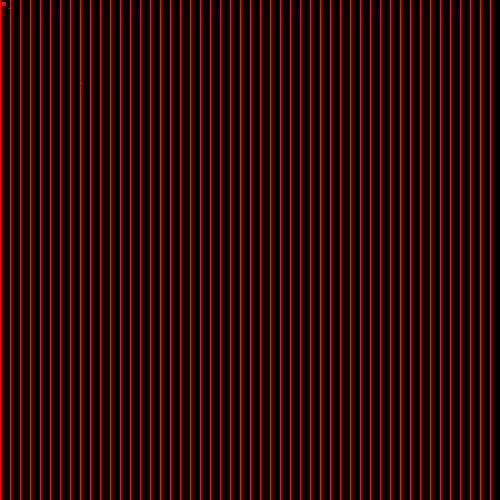
Frame 1 (no input)
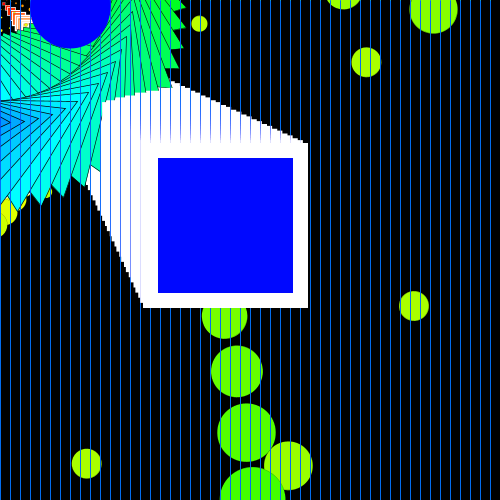
Frame 60 (the mouse pressed at the canvas centre just before this capture)
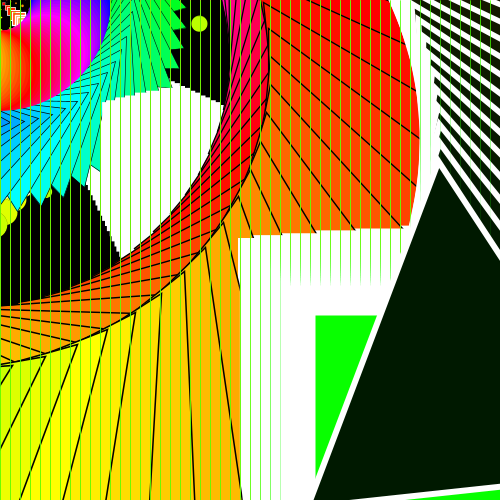
Frame 120 (the mouse held since frame 60 and released just before this capture)

The Processing sketch that drew these frames (run headless with seeded random() and noise(); from frame 60 on, the mouse is pressed at the canvas centre):

// Processing sketch: processing_113316
// ── processing_113316.pde

float angle = 0.0;
float hue = 0;
float timer = 0;


void setup()
{
  size(500, 500);
 

  colorMode(HSB, 360, 100, 100);  
  background(0);
  
}

void draw()
{
      
  
timer = timer + 0.0167;

  hue = hue + 2;
  fill(hue,100,100);
  if (hue >= 360)
  {
    hue = 0;
  }
   

  angle+= 0.05;
  if (angle > TWO_PI)
  angle = 0;
  for (int i = 0; i < width; i = i + 10)
  
  {   
    float percent = i / (float)width;
    stroke(hue,100,100 * 1);
    line(i,0,i,height); 
  }
  
  pushMatrix();
 //Phase 2
       if (timer > 5 && timer < 13)
       hue = hue + 100;
  fill(hue,100,100);
  if (hue >= 360)
  {
    hue = 0;
  }
       scale(angle, angle);
       stroke(#FFFFFF);
       strokeWeight(5);
       rect(50,50,50,50);       
popMatrix();
  
  
pushMatrix();
 //Phase 3
       if (timer > 9)
       
background(0);
fill(hue,100,10);

        translate(80,80);
        rotate(angle);
        scale(angle);
        rotate(radians(10));
        stroke(#FFFFFF);
        strokeWeight(1);
        triangle(30, 75, 58, 20, 86, 75);     
popMatrix();


  hue = hue + 1;
  fill(hue,hue,hue);
  if (hue >= 360)
  {
    hue = 0;
  }
  
  //Phasettwo
      if (timer > 5)

  //Circle
  translate(250,100);
  rotate(angle); 
  rotate(radians(150));
  noStroke();
  
  hue = hue + 1;
  fill(hue,100,100);
  if (hue >= 360) 
  hue = 0;
  
  ellipse(50,50,80,80);


  //Square
  pushMatrix();
  translate(50,50);
  rotate(angle);
  scale(angle);
  rotate(radians(10));
  stroke(0);
  strokeWeight(.3);
  rect(0, 50, 50, 50);
  popMatrix();
  
 
  //Triangle
  pushMatrix();
  translate(50,50);
  rotate(angle);
  scale(angle);
  rotate(radians(10));
  stroke(0);
  strokeWeight(.3);
  triangle(30, 75, 58, 20, 86, 75);
  popMatrix();




   //Dots
   rotate(radians(height * width));
   scale(angle, angle);
   stroke(0);
   strokeWeight(.01); 
   ellipse(0,250,30,30);
   

   
   rotate(radians(height * width));
   scale(angle, angle);
   stroke(0);
   strokeWeight(.01); 
   ellipse(25,250,30, 30);  
   
   

   
   rotate(radians(height * width));
   scale(angle, angle);
   stroke(0);
   strokeWeight(.01); 
   ellipse(50,250,30, 30);



   rotate(radians(height * width));
   scale(angle, angle);
   stroke(0);
   strokeWeight(.01); 
   ellipse(75,250,30, 30);  
         
   rotate(radians(height * width));
   scale(angle, angle);
   stroke(0);
   strokeWeight(.01); 
   ellipse(100,250,30, 30);
    
   rotate(radians(height * width));
   scale(angle, angle);
   stroke(0);
   strokeWeight(.01); 
   ellipse(125,250,30, 30); 
     
   rotate(radians(height * width));
   scale(angle, angle);
   stroke(0);
   strokeWeight(.01); 
   ellipse(150,250,30, 30);
   
   rotate(radians(height * width));
   scale(angle, angle);
   stroke(0);
   strokeWeight(.01); 
   ellipse(175,250,30, 30);  
     
   rotate(radians(height * width));
   scale(angle, angle);
   stroke(0);
   strokeWeight(.01); 
   ellipse(200,250,30, 30);
    
   rotate(radians(height * width));
   scale(angle, angle);
   stroke(0);
   strokeWeight(.01); 
   ellipse(225,250,30, 30); 
    
   rotate(radians(height * width));
   scale(angle, angle);
   stroke(0);
   strokeWeight(.01); 
   ellipse(250,250,30, 30);
   
   rotate(radians(height * width));
   scale(angle, angle);
   stroke(0);
   strokeWeight(.01); 
   ellipse(275,250,30, 30); 
     
   rotate(radians(height * width));
   scale(angle, angle);
   stroke(0);
   strokeWeight(.01); 
   ellipse(300,250,30, 30);
   
   rotate(radians(height * width));
   scale(angle, angle);
   stroke(0);
   strokeWeight(.01); 
   ellipse(325,250,30, 30); 
     
   rotate(radians(height * width));
   scale(angle, angle);
   stroke(0);
   strokeWeight(.01); 
   ellipse(350,250,30, 30);
   
   rotate(radians(height * width));
   scale(angle, angle);
   stroke(0);
   strokeWeight(.01); 
   ellipse(375,250,30, 30);
    
   rotate(radians(height * width));
   scale(angle, angle);
   stroke(0);
   strokeWeight(.01); 
   ellipse(400,250,30, 30);
    
   rotate(radians(height * width));
   scale(angle, angle);
   stroke(0);
   strokeWeight(.01); 
   ellipse(425,250,30, 30); 
    
   rotate(radians(height * width));
   scale(angle, angle);
   stroke(0);
   strokeWeight(.01); 
   ellipse(450,250,30, 30);
   
   rotate(radians(height * width));
   scale(angle, angle);
   stroke(0);
   strokeWeight(.01); 
   ellipse(475,250,30, 30);
    
   rotate(radians(height * width));
   scale(angle, angle);
   stroke(0);
   strokeWeight(.01); 
   ellipse(500,250,30, 30);
  
   rotate(radians(height * width));
   scale(angle, angle);
   stroke(0);
   strokeWeight(.01); 
   ellipse(525,250,30, 30);
  
   rotate(radians(height * width));
   scale(angle, angle);
   stroke(0);
   strokeWeight(.01); 
   ellipse(550,250,30, 30);
   
   rotate(radians(height * width));
   scale(angle, angle);
   stroke(0);
   strokeWeight(.01); 
   ellipse(575,250,30, 30);
   
   rotate(radians(height * width));
   scale(angle, angle);
   noStroke();
   stroke(0);
   strokeWeight(.01); 
   ellipse(600,250,30, 30);
   
   rotate(radians(height * width));
   scale(angle, angle);
   stroke(0);
   strokeWeight(.01); 
   ellipse(625,250,30, 30);
  
  rotate(radians(height * width));
  scale(angle, angle);
  stroke(0);
  strokeWeight(.01); 
  ellipse(650,250,30, 30);
   
   
  rotate(radians(height * width));
  scale(angle, angle);
  stroke(0);
  strokeWeight(.01); 
  ellipse(675,250,30, 30);
 
 
  rotate(radians(height * width));
  scale(angle, angle);
  stroke(0);
  strokeWeight(.01); 
  ellipse(700,250,30, 30);


  rotate(radians(height * width));
  scale(angle, angle);
  stroke(0);
  strokeWeight(.01); 
  ellipse(725,250,30, 30);


  rotate(radians(height * width));
  scale(angle, angle);
  stroke(0);
  strokeWeight(.01); 
  ellipse(750,250,30, 30); 
   

    
}
